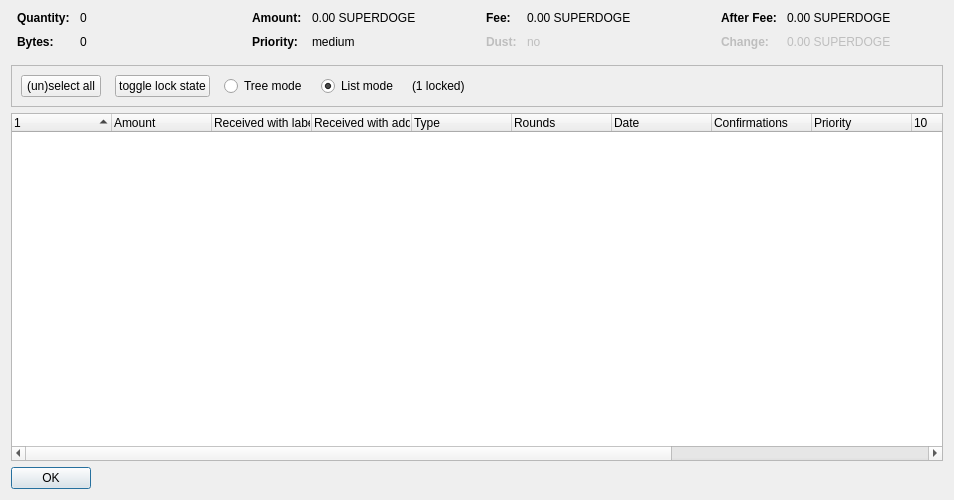
<?xml version="1.0" encoding="UTF-8"?>
<ui version="4.0">
 <class>CoinControlDialog</class>
 <widget class="QDialog" name="CoinControlDialog">
  <property name="geometry">
   <rect>
    <x>0</x>
    <y>0</y>
    <width>954</width>
    <height>500</height>
   </rect>
  </property>
  <property name="windowTitle">
   <string>Coin Selection</string>
  </property>
  <layout class="QVBoxLayout" name="verticalLayout">
   <item>
    <layout class="QHBoxLayout" name="horizontalLayoutTop" stretch="0,0,0,0">
     <property name="topMargin">
      <number>0</number>
     </property>
     <property name="bottomMargin">
      <number>10</number>
     </property>
     <item>
      <layout class="QFormLayout" name="formLayoutCoinControl1">
       <property name="horizontalSpacing">
        <number>10</number>
       </property>
       <property name="verticalSpacing">
        <number>10</number>
       </property>
       <property name="leftMargin">
        <number>6</number>
       </property>
       <property name="rightMargin">
        <number>6</number>
       </property>
       <item row="0" column="0">
        <widget class="QLabel" name="labelCoinControlQuantityText">
         <property name="font">
          <font>
           <weight>75</weight>
           <bold>true</bold>
          </font>
         </property>
         <property name="text">
          <string>Quantity:</string>
         </property>
        </widget>
       </item>
       <item row="0" column="1">
        <widget class="QLabel" name="labelCoinControlQuantity">
         <property name="cursor">
          <cursorShape>IBeamCursor</cursorShape>
         </property>
         <property name="contextMenuPolicy">
          <enum>Qt::ActionsContextMenu</enum>
         </property>
         <property name="text">
          <string notr="true">0</string>
         </property>
         <property name="textInteractionFlags">
          <set>Qt::LinksAccessibleByMouse|Qt::TextSelectableByKeyboard|Qt::TextSelectableByMouse</set>
         </property>
        </widget>
       </item>
       <item row="1" column="0">
        <widget class="QLabel" name="labelCoinControlBytesText">
         <property name="font">
          <font>
           <weight>75</weight>
           <bold>true</bold>
          </font>
         </property>
         <property name="text">
          <string>Bytes:</string>
         </property>
        </widget>
       </item>
       <item row="1" column="1">
        <widget class="QLabel" name="labelCoinControlBytes">
         <property name="cursor">
          <cursorShape>IBeamCursor</cursorShape>
         </property>
         <property name="contextMenuPolicy">
          <enum>Qt::ActionsContextMenu</enum>
         </property>
         <property name="text">
          <string notr="true">0</string>
         </property>
         <property name="textInteractionFlags">
          <set>Qt::LinksAccessibleByMouse|Qt::TextSelectableByKeyboard|Qt::TextSelectableByMouse</set>
         </property>
        </widget>
       </item>
      </layout>
     </item>
     <item>
      <layout class="QFormLayout" name="formLayoutCoinControl2">
       <property name="horizontalSpacing">
        <number>10</number>
       </property>
       <property name="verticalSpacing">
        <number>10</number>
       </property>
       <property name="leftMargin">
        <number>6</number>
       </property>
       <property name="rightMargin">
        <number>6</number>
       </property>
       <item row="0" column="0">
        <widget class="QLabel" name="labelCoinControlAmountText">
         <property name="font">
          <font>
           <weight>75</weight>
           <bold>true</bold>
          </font>
         </property>
         <property name="text">
          <string>Amount:</string>
         </property>
        </widget>
       </item>
       <item row="0" column="1">
        <widget class="QLabel" name="labelCoinControlAmount">
         <property name="cursor">
          <cursorShape>IBeamCursor</cursorShape>
         </property>
         <property name="contextMenuPolicy">
          <enum>Qt::ActionsContextMenu</enum>
         </property>
         <property name="text">
          <string notr="true">0.00 SUPERDOGE</string>
         </property>
         <property name="textInteractionFlags">
          <set>Qt::LinksAccessibleByMouse|Qt::TextSelectableByKeyboard|Qt::TextSelectableByMouse</set>
         </property>
        </widget>
       </item>
       <item row="1" column="0">
        <widget class="QLabel" name="labelCoinControlPriorityText">
         <property name="font">
          <font>
           <weight>75</weight>
           <bold>true</bold>
          </font>
         </property>
         <property name="text">
          <string>Priority:</string>
         </property>
        </widget>
       </item>
       <item row="1" column="1">
        <widget class="QLabel" name="labelCoinControlPriority">
         <property name="cursor">
          <cursorShape>IBeamCursor</cursorShape>
         </property>
         <property name="contextMenuPolicy">
          <enum>Qt::ActionsContextMenu</enum>
         </property>
         <property name="text">
          <string>medium</string>
         </property>
         <property name="textInteractionFlags">
          <set>Qt::LinksAccessibleByMouse|Qt::TextSelectableByKeyboard|Qt::TextSelectableByMouse</set>
         </property>
        </widget>
       </item>
      </layout>
     </item>
     <item>
      <layout class="QFormLayout" name="formLayoutCoinControl3">
       <property name="horizontalSpacing">
        <number>10</number>
       </property>
       <property name="verticalSpacing">
        <number>10</number>
       </property>
       <property name="leftMargin">
        <number>6</number>
       </property>
       <property name="rightMargin">
        <number>6</number>
       </property>
       <item row="0" column="0">
        <widget class="QLabel" name="labelCoinControlFeeText">
         <property name="font">
          <font>
           <weight>75</weight>
           <bold>true</bold>
          </font>
         </property>
         <property name="text">
          <string>Fee:</string>
         </property>
        </widget>
       </item>
       <item row="0" column="1">
        <widget class="QLabel" name="labelCoinControlFee">
         <property name="cursor">
          <cursorShape>IBeamCursor</cursorShape>
         </property>
         <property name="contextMenuPolicy">
          <enum>Qt::ActionsContextMenu</enum>
         </property>
         <property name="text">
          <string notr="true">0.00 SUPERDOGE</string>
         </property>
         <property name="textInteractionFlags">
          <set>Qt::LinksAccessibleByMouse|Qt::TextSelectableByKeyboard|Qt::TextSelectableByMouse</set>
         </property>
        </widget>
       </item>
       <item row="1" column="0">
        <widget class="QLabel" name="labelCoinControlLowOutputText">
         <property name="enabled">
          <bool>false</bool>
         </property>
         <property name="font">
          <font>
           <weight>75</weight>
           <bold>true</bold>
          </font>
         </property>
         <property name="text">
          <string>Dust:</string>
         </property>
        </widget>
       </item>
       <item row="1" column="1">
        <widget class="QLabel" name="labelCoinControlLowOutput">
         <property name="enabled">
          <bool>false</bool>
         </property>
         <property name="cursor">
          <cursorShape>IBeamCursor</cursorShape>
         </property>
         <property name="contextMenuPolicy">
          <enum>Qt::ActionsContextMenu</enum>
         </property>
         <property name="text">
          <string>no</string>
         </property>
         <property name="textInteractionFlags">
          <set>Qt::LinksAccessibleByMouse|Qt::TextSelectableByKeyboard|Qt::TextSelectableByMouse</set>
         </property>
        </widget>
       </item>
      </layout>
     </item>
     <item>
      <layout class="QFormLayout" name="formLayoutCoinControl4">
       <property name="horizontalSpacing">
        <number>10</number>
       </property>
       <property name="verticalSpacing">
        <number>10</number>
       </property>
       <property name="leftMargin">
        <number>6</number>
       </property>
       <property name="rightMargin">
        <number>6</number>
       </property>
       <item row="0" column="0">
        <widget class="QLabel" name="labelCoinControlAfterFeeText">
         <property name="font">
          <font>
           <weight>75</weight>
           <bold>true</bold>
          </font>
         </property>
         <property name="text">
          <string>After Fee:</string>
         </property>
        </widget>
       </item>
       <item row="0" column="1">
        <widget class="QLabel" name="labelCoinControlAfterFee">
         <property name="cursor">
          <cursorShape>IBeamCursor</cursorShape>
         </property>
         <property name="contextMenuPolicy">
          <enum>Qt::ActionsContextMenu</enum>
         </property>
         <property name="text">
          <string notr="true">0.00 SUPERDOGE</string>
         </property>
         <property name="textInteractionFlags">
          <set>Qt::LinksAccessibleByMouse|Qt::TextSelectableByKeyboard|Qt::TextSelectableByMouse</set>
         </property>
        </widget>
       </item>
       <item row="1" column="0">
        <widget class="QLabel" name="labelCoinControlChangeText">
         <property name="enabled">
          <bool>false</bool>
         </property>
         <property name="font">
          <font>
           <weight>75</weight>
           <bold>true</bold>
          </font>
         </property>
         <property name="text">
          <string>Change:</string>
         </property>
        </widget>
       </item>
       <item row="1" column="1">
        <widget class="QLabel" name="labelCoinControlChange">
         <property name="enabled">
          <bool>false</bool>
         </property>
         <property name="cursor">
          <cursorShape>IBeamCursor</cursorShape>
         </property>
         <property name="contextMenuPolicy">
          <enum>Qt::ActionsContextMenu</enum>
         </property>
         <property name="text">
          <string notr="true">0.00 SUPERDOGE</string>
         </property>
         <property name="textInteractionFlags">
          <set>Qt::LinksAccessibleByMouse|Qt::TextSelectableByKeyboard|Qt::TextSelectableByMouse</set>
         </property>
        </widget>
       </item>
      </layout>
     </item>
    </layout>
   </item>
   <item>
    <widget class="QFrame" name="frame">
     <property name="minimumSize">
      <size>
       <width>0</width>
       <height>40</height>
      </size>
     </property>
     <property name="frameShape">
      <enum>QFrame::StyledPanel</enum>
     </property>
     <property name="frameShadow">
      <enum>QFrame::Sunken</enum>
     </property>
     <layout class="QHBoxLayout" name="horizontalLayout">
      <item>
       <layout class="QHBoxLayout" name="horizontalLayoutPanel" stretch="0,0,0,0,0,0">
        <property name="spacing">
         <number>14</number>
        </property>
        <item>
         <widget class="QPushButton" name="pushButtonSelectAll">
          <property name="sizePolicy">
           <sizepolicy hsizetype="Maximum" vsizetype="Fixed">
            <horstretch>0</horstretch>
            <verstretch>0</verstretch>
           </sizepolicy>
          </property>
          <property name="text">
           <string>(un)select all</string>
          </property>
          <property name="autoDefault">
           <bool>false</bool>
          </property>
         </widget>
        </item>
        <item>
         <widget class="QPushButton" name="pushButtonToggleLock">
          <property name="sizePolicy">
           <sizepolicy hsizetype="Maximum" vsizetype="Fixed">
            <horstretch>0</horstretch>
            <verstretch>0</verstretch>
           </sizepolicy>
          </property>
          <property name="text">
           <string>toggle lock state</string>
          </property>
          <property name="autoDefault">
           <bool>false</bool>
          </property>
         </widget>
        </item>
        <item>
         <widget class="QRadioButton" name="radioTreeMode">
          <property name="sizePolicy">
           <sizepolicy hsizetype="Maximum" vsizetype="Fixed">
            <horstretch>0</horstretch>
            <verstretch>0</verstretch>
           </sizepolicy>
          </property>
          <property name="text">
           <string>Tree mode</string>
          </property>
         </widget>
        </item>
        <item>
         <widget class="QRadioButton" name="radioListMode">
          <property name="sizePolicy">
           <sizepolicy hsizetype="Maximum" vsizetype="Fixed">
            <horstretch>0</horstretch>
            <verstretch>0</verstretch>
           </sizepolicy>
          </property>
          <property name="text">
           <string>List mode</string>
          </property>
          <property name="checked">
           <bool>true</bool>
          </property>
         </widget>
        </item>
        <item>
         <widget class="QLabel" name="labelLocked">
          <property name="text">
           <string>(1 locked)</string>
          </property>
         </widget>
        </item>
        <item>
         <spacer name="horizontalSpacer">
          <property name="orientation">
           <enum>Qt::Horizontal</enum>
          </property>
          <property name="sizeHint" stdset="0">
           <size>
            <width>40</width>
            <height>20</height>
           </size>
          </property>
         </spacer>
        </item>
       </layout>
      </item>
     </layout>
    </widget>
   </item>
   <item>
    <widget class="CoinControlTreeWidget" name="treeWidget">
     <property name="contextMenuPolicy">
      <enum>Qt::CustomContextMenu</enum>
     </property>
     <property name="sortingEnabled">
      <bool>false</bool>
     </property>
     <property name="columnCount">
      <number>13</number>
     </property>
     <attribute name="headerShowSortIndicator" stdset="0">
      <bool>true</bool>
     </attribute>
     <attribute name="headerStretchLastSection">
      <bool>false</bool>
     </attribute>
     <column>
      <property name="text">
       <string/>
      </property>
     </column>
     <column>
      <property name="text">
       <string>Amount</string>
      </property>
     </column>
     <column>
      <property name="text">
       <string>Received with label</string>
      </property>
     </column>
     <column>
      <property name="text">
       <string>Received with address</string>
      </property>
     </column>
     <column>
      <property name="text">
	<string>Type</string>
      </property>
     </column>
     <column>
      <property name="text">
       <string>Rounds</string>
      </property>
     </column>
     <column>
      <property name="text">
       <string>Date</string>
      </property>
      <property name="toolTip">
       <string>Confirmed</string>
      </property>
     </column>
     <column>
      <property name="text">
       <string>Confirmations</string>
      </property>
     </column>
     <column>
      <property name="text">
       <string>Priority</string>
      </property>
     </column>
     <column>
      <property name="text">
       <string/>
      </property>
     </column>
     <column>
      <property name="text">
       <string/>
      </property>
     </column>
     <column>
      <property name="text">
       <string/>
      </property>
     </column>
     <column>
      <property name="text">
       <string/>
      </property>
     </column>
    </widget>
   </item>
   <item>
    <widget class="QDialogButtonBox" name="buttonBox">
     <property name="sizePolicy">
      <sizepolicy hsizetype="Maximum" vsizetype="Fixed">
       <horstretch>0</horstretch>
       <verstretch>0</verstretch>
      </sizepolicy>
     </property>
     <property name="orientation">
      <enum>Qt::Horizontal</enum>
     </property>
     <property name="standardButtons">
      <set>QDialogButtonBox::Ok</set>
     </property>
    </widget>
   </item>
  </layout>
 </widget>
 <customwidgets>
  <customwidget>
   <class>CoinControlTreeWidget</class>
   <extends>QTreeWidget</extends>
   <header>coincontroltreewidget.h</header>
  </customwidget>
 </customwidgets>
 <resources/>
 <connections/>
</ui>
